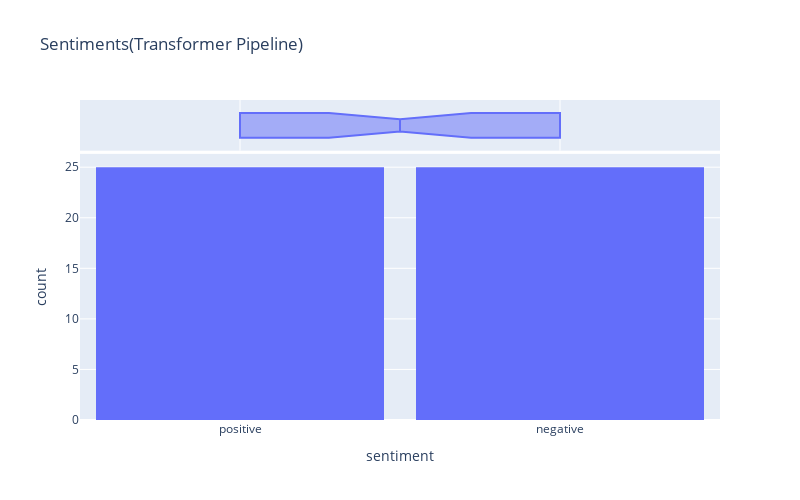

Source (notebook cell):
### Code cell
fig = px.histogram(pipeline_df,
                   x = 'sentiment',
                   marginal = 'box',
                   title = 'Sentiments(Transformer Pipeline)')
fig.update_layout(bargap=0.1)
fig.show()

### Figure 1 — Plotly figure (JSON) as saved in the notebook; plotly's stock layout.template omitted (floating-point values rounded to 4 significant figures)
{"data": [{"alignmentgroup": "True", "bingroup": "x", "hovertemplate": "sentiment=%{x}<br>count=%{y}<extra></extra>", "legendgroup": "", "marker": {"color": "#636efa", "pattern": {"shape": ""}}, "name": "", "offsetgroup": "", "orientation": "v", "showlegend": false, "type": "histogram", "x": ["positive", "negative", "negative", "positive", "negative", "negative", "positive", "negative", "positive", "negative", "positive", "negative", "positive", "negative", "positive", "negative", "negative", "positive", "negative", "positive", "positive", "negative", "negative", "negative", "positive", "positive", "negative", "positive", "positive", "positive", "negative", "positive", "positive", "negative", "positive", "negative", "positive", "negative", "positive", "negative", "positive", "positive", "negative", "positive", "negative", "positive", "negative", "positive", "negative", "negative"], "xaxis": "x", "yaxis": "y"}, {"alignmentgroup": "True", "hovertemplate": "sentiment=%{x}<extra></extra>", "legendgroup": "", "marker": {"color": "#636efa"}, "name": "", "notched": true, "offsetgroup": "", "showlegend": false, "type": "box", "x": ["positive", "negative", "negative", "positive", "negative", "negative", "positive", "negative", "positive", "negative", "positive", "negative", "positive", "negative", "positive", "negative", "negative", "positive", "negative", "positive", "positive", "negative", "negative", "negative", "positive", "positive", "negative", "positive", "positive", "positive", "negative", "positive", "positive", "negative", "positive", "negative", "positive", "negative", "positive", "negative", "positive", "positive", "negative", "positive", "negative", "positive", "negative", "positive", "negative", "negative"], "xaxis": "x2", "yaxis": "y2"}], "layout": {"bargap": 0.1, "barmode": "relative", "height": 500, "legend": {"tracegroupgap": 0}, "title": {"text": "Sentiments(Transformer Pipeline)"}, "width": 800, "xaxis": {"anchor": "y", "autorange": true, "domain": [0, 1], "range": [-0.5, 1.5], "title": {"text": "sentiment"}, "type": "category"}, "xaxis2": {"anchor": "y2", "autorange": true, "domain": [0, 1], "matches": "x", "range": [-0.5, 1.5], "showgrid": true, "showticklabels": false, "type": "category"}, "yaxis": {"anchor": "x", "autorange": true, "domain": [0, 0.8316], "range": [0, 26.32], "title": {"text": "count"}}, "yaxis2": {"anchor": "x2", "autorange": true, "domain": [0.8416, 1], "matches": "y2", "range": [-0.5, 0.5], "showgrid": false, "showline": false, "showticklabels": false, "ticks": "", "type": "category"}}}
